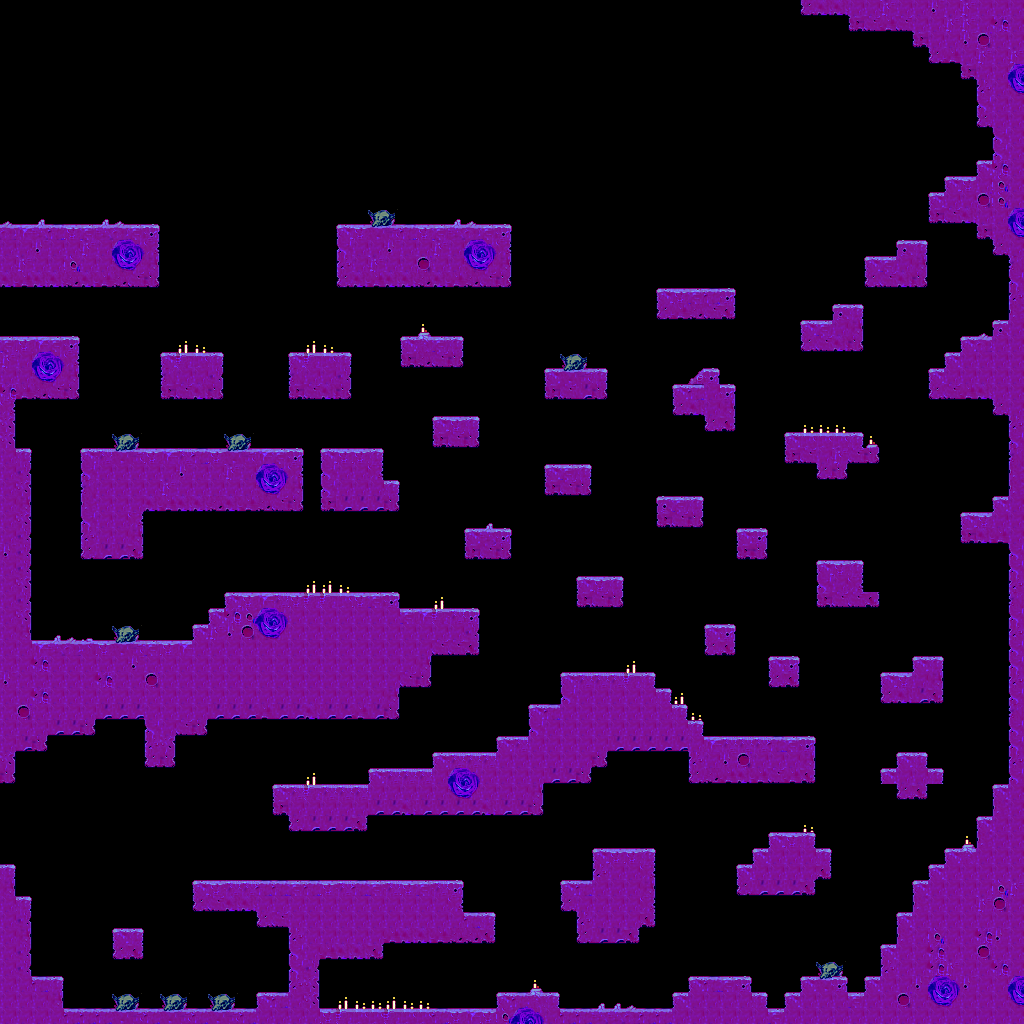

A 2D game scene composited from a Tiled map and its tileset images. What follows is a short description and the map's XML, with each tile layer's data collapsed to a summary:
An orthogonal 64x64 tile map with 16x16 px tiles, 1 tile layer (Tile Layer 1).

<map version="1.0" orientation="orthogonal" width="64" height="64" tilewidth="16" tileheight="16">
 <tileset firstgid="1" name="tiles-1" tilewidth="16" tileheight="16">
  <image source="tiles-1.png" width="272" height="64" />
 </tileset>
 <layer name="Tile Layer 1" width="64" height="64">
  <data>[4096 cells, 1235 non-empty, 53 distinct tile ids]</data>
 </layer>
</map>
